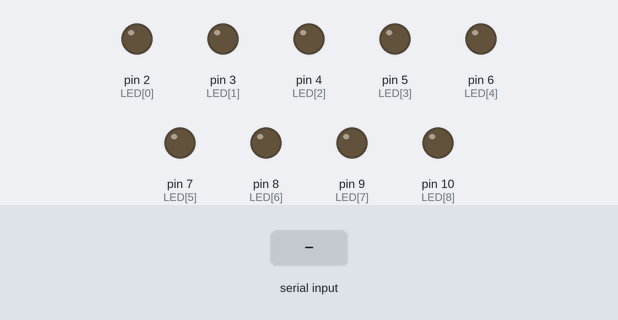
Bench run of a sketch on a simulated Arduino Uno, built with avr-gcc and run on an emulated ATmega328P. Shown: output pins drawn as LEDs (lit = HIGH). Inputs (shaded band) come from the test bench. Random numbers use the default seed unless the sketch sets one; what the sketch prints to the serial monitor is not drawn.

Above: at 1.2 s.
1.3 s: "STARTL\n" received over Serial
At 1.78 s:
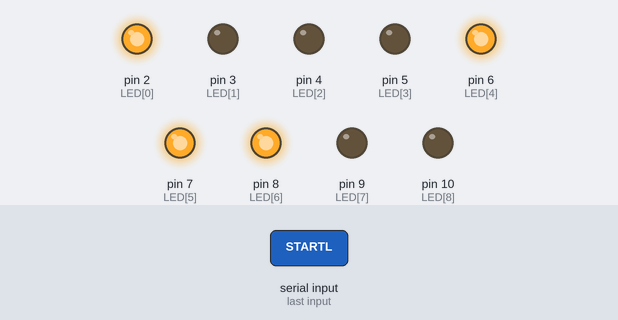
At 2.81 s:
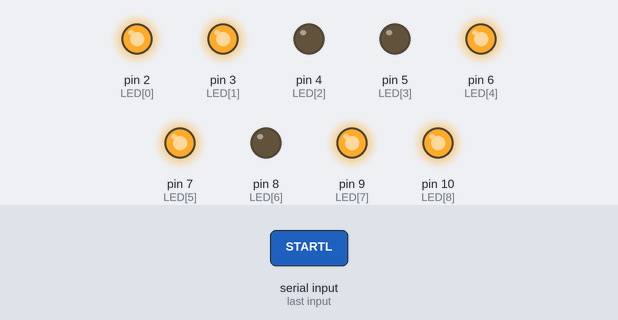
4.3 s: "HALT\n" received over Serial
5.8 s: "STARTL\n" received over Serial
At 8.2 s:
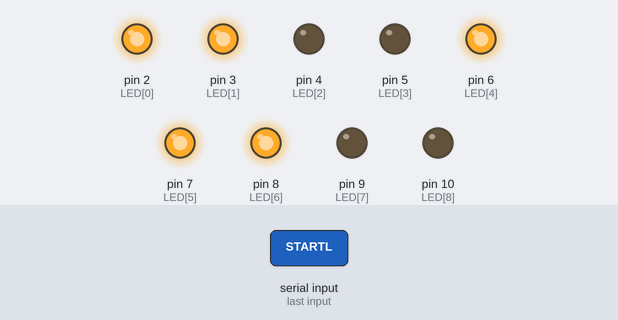
Timing chart, 0 to 25.7 s (numbered marks = the images above; inputs shaded):
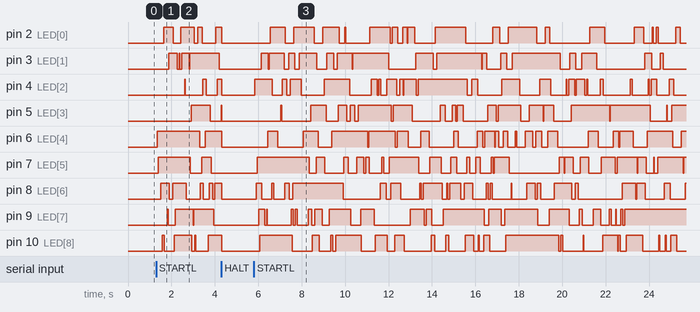

The sketch:

Alarm.ino
```cpp
#define LIGHTCOUNT 9
const int LED[LIGHTCOUNT] = {2, 3, 4, 5, 6, 7, 8, 9, 10};
bool lights_on = false;
int previousLED = -1;
int randomLED = previousLED;

void setup() {
  // put your setup code here, to run once:
  for (int i = 0; i < LIGHTCOUNT; i++)
    pinMode(LED[i], OUTPUT);

  Serial.begin(9600);
  Serial.println("REDE");
}

void StopLights() {
  for (int i = 0; i < LIGHTCOUNT; i++)
    digitalWrite(LED[i], LOW);
}

void RandomLightFunc() {
  delay(30);
  while (true) {
      randomLED = LED[random(0, LIGHTCOUNT)];
      if (randomLED != previousLED) {
        previousLED = randomLED;
        break;
      }
  }
  digitalWrite(randomLED, HIGH);
  delay(30);
  digitalWrite(LED[random(0, LIGHTCOUNT)], LOW);
}

void loop() {
  // Raspberry Pi or User enters input
  if (Serial.available() > 0) {
    String readData = Serial.readStringUntil('\n');
    // Start the lights
    if (readData.equals("STARTL")) {
      lights_on = true;
    }
    // Stop the lights
    else if (readData.equals("HALT")) {
      lights_on = false;
    }
    // Check the status of the lights
    else if (readData.equals("CHECKL")) {
      Serial.println((lights_on) ? "STATUS:LIVE" : "STATUS:OFF");
    }
    // Check if Arduino is connected
    else if (readData.equals("PING")) {
      Serial.println("LIVE");
    }
  }

  // if the lights are on
  if (lights_on) {
    RandomLightFunc();
  }
  // otherwise, stop all the lights from being output
  else {
    StopLights();
  }

}
```

Measured:
- after the input at 1.3 s, pin 2 (LED[0]): goes HIGH 0.45 s, LOW 0.33 s, HIGH 0.63 s, LOW 0.15 s, HIGH 0.21 s, LOW 0.63 s, then HIGH, starting after 0.34 s; pin 4 (LED[2]): goes HIGH 0.03 s, LOW 0.81 s, HIGH 0.15 s, LOW 0.51 s, then HIGH, starting after 1.3 s
- after the input at 5.8 s, pin 2 (LED[0]): LOW → HIGH after 0.76 s, → LOW 0.69 s later, → HIGH 0.39 s later, → LOW 0.93 s later, … (34 changes in this stretch); pin 4 (LED[2]): LOW → HIGH at once, → LOW 0.81 s later, → HIGH 0.45 s later, → LOW 0.21 s later, … (44 changes in this stretch)
